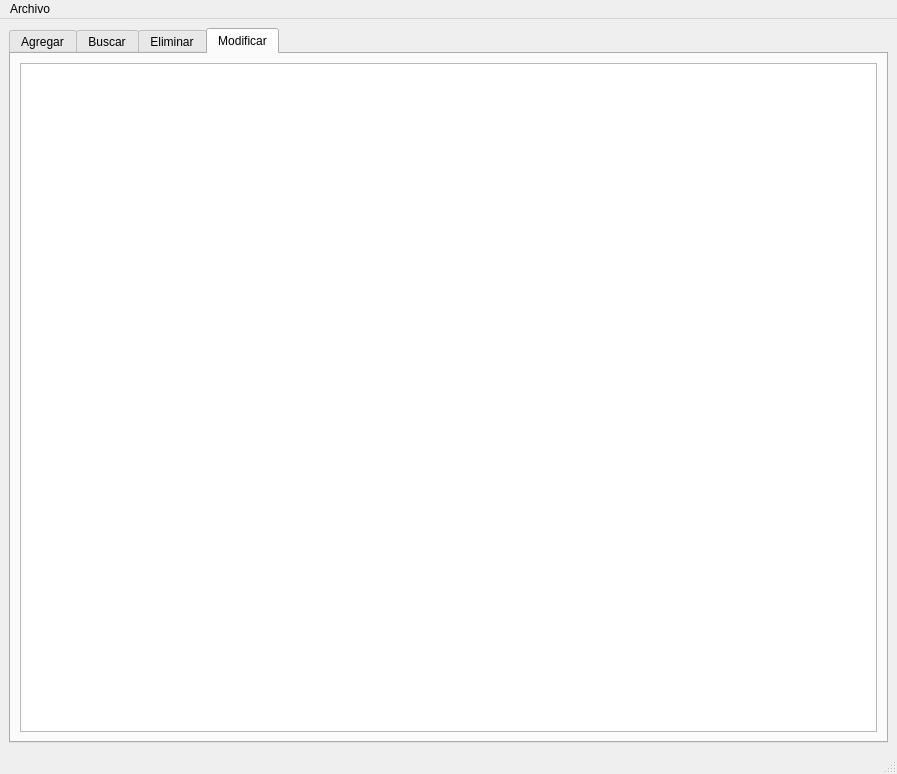
<?xml version="1.0" encoding="UTF-8"?>
<ui version="4.0">
 <class>MainWindow</class>
 <widget class="QMainWindow" name="MainWindow">
  <property name="geometry">
   <rect>
    <x>0</x>
    <y>0</y>
    <width>897</width>
    <height>774</height>
   </rect>
  </property>
  <property name="windowTitle">
   <string>MainWindow</string>
  </property>
  <widget class="QWidget" name="centralwidget">
   <layout class="QGridLayout" name="gridLayout">
    <item row="0" column="0">
     <widget class="QTabWidget" name="tabWidget">
      <property name="currentIndex">
       <number>3</number>
      </property>
      <widget class="QWidget" name="agregarTab">
       <attribute name="title">
        <string>Agregar</string>
       </attribute>
       <layout class="QGridLayout" name="gridLayout_2">
        <item row="0" column="0" colspan="3">
         <widget class="QLabel" name="label">
          <property name="text">
           <string>Nombre</string>
          </property>
         </widget>
        </item>
        <item row="0" column="3">
         <widget class="QLineEdit" name="nombre_lineedit"/>
        </item>
        <item row="0" column="4">
         <spacer name="horizontalSpacer">
          <property name="orientation">
           <enum>Qt::Horizontal</enum>
          </property>
          <property name="sizeHint" stdset="0">
           <size>
            <width>399</width>
            <height>20</height>
           </size>
          </property>
         </spacer>
        </item>
        <item row="1" column="0">
         <widget class="QLabel" name="label_2">
          <property name="text">
           <string>Edad</string>
          </property>
         </widget>
        </item>
        <item row="1" column="3">
         <widget class="QLineEdit" name="edad_lineedit"/>
        </item>
        <item row="2" column="0" colspan="2">
         <widget class="QLabel" name="label_3">
          <property name="text">
           <string>Salario</string>
          </property>
         </widget>
        </item>
        <item row="2" column="3">
         <widget class="QLineEdit" name="salario_lineedit"/>
        </item>
        <item row="4" column="3">
         <spacer name="verticalSpacer">
          <property name="orientation">
           <enum>Qt::Vertical</enum>
          </property>
          <property name="sizeHint" stdset="0">
           <size>
            <width>20</width>
            <height>558</height>
           </size>
          </property>
         </spacer>
        </item>
        <item row="3" column="3">
         <widget class="QPushButton" name="agregar_button">
          <property name="text">
           <string>Agregar</string>
          </property>
         </widget>
        </item>
       </layout>
      </widget>
      <widget class="QWidget" name="buscarTab">
       <attribute name="title">
        <string>Buscar</string>
       </attribute>
       <layout class="QGridLayout" name="gridLayout_3">
        <item row="0" column="0">
         <widget class="QLabel" name="label_4">
          <property name="text">
           <string>Nombre</string>
          </property>
         </widget>
        </item>
        <item row="0" column="1">
         <widget class="QLineEdit" name="buscar_nombre_lineedit"/>
        </item>
        <item row="1" column="0" colspan="2">
         <widget class="QTableView" name="buscar_tableview"/>
        </item>
       </layout>
      </widget>
      <widget class="QWidget" name="eliminarTab">
       <attribute name="title">
        <string>Eliminar</string>
       </attribute>
       <layout class="QGridLayout" name="gridLayout_4">
        <item row="0" column="0">
         <widget class="QTableView" name="eliminar_tableview"/>
        </item>
       </layout>
      </widget>
      <widget class="QWidget" name="modificarTab">
       <attribute name="title">
        <string>Modificar</string>
       </attribute>
       <layout class="QGridLayout" name="gridLayout_5">
        <item row="0" column="0">
         <widget class="QTableView" name="modificar_tableview"/>
        </item>
       </layout>
      </widget>
     </widget>
    </item>
   </layout>
  </widget>
  <widget class="QMenuBar" name="menubar">
   <property name="geometry">
    <rect>
     <x>0</x>
     <y>0</y>
     <width>897</width>
     <height>21</height>
    </rect>
   </property>
   <widget class="QMenu" name="menuArchivo">
    <property name="title">
     <string>Archivo</string>
    </property>
    <addaction name="actionSalir"/>
   </widget>
   <addaction name="menuArchivo"/>
  </widget>
  <widget class="QStatusBar" name="statusbar"/>
  <action name="actionSalir">
   <property name="text">
    <string>Salir</string>
   </property>
  </action>
 </widget>
 <resources/>
 <connections/>
</ui>
